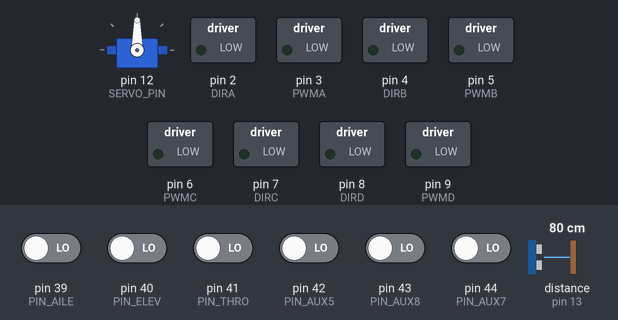
A sketch run on a simulated Arduino Mega 2560, built with avr-gcc and run on an emulated ATmega2560. Parts: servo, switched loads named in the sketch (green lamp = pin HIGH). Wiring (inferred from the names in the program): ultrasonic range finder: trigger pin 13; echo pin 13. Inputs (shaded band) come from the test bench; at power-on: pin 39 (PIN_AILE), pin 40 (PIN_ELEV), pin 41 (PIN_THRO), pin 42 (PIN_AUX5), pin 43 (PIN_AUX8), pin 44 (PIN_AUX7) LOW, distance to the obstacle (sensor on pin 13) 80 cm. The echo pulse lasts 58.3 µs per cm.

Above: at 1.2 s.
1.3 s: distance to the obstacle (sensor on pin 13) set to 2 cm
At 4.47 s:
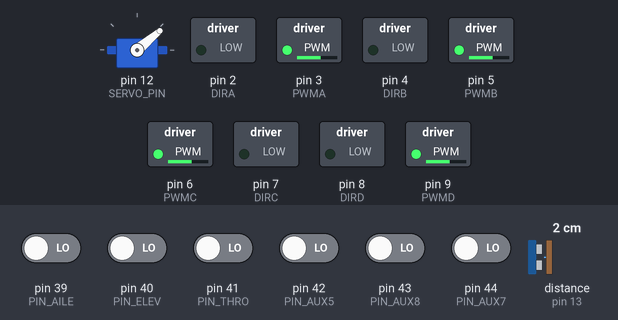
At 5.5 s:
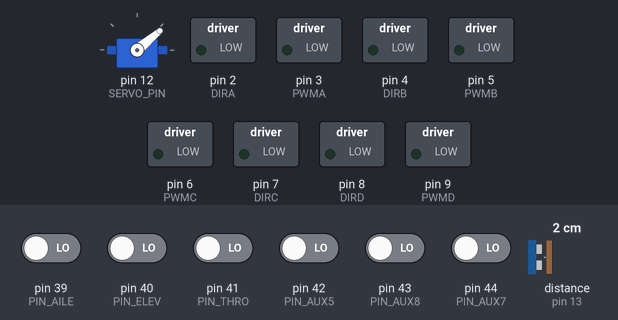
6.1 s: distance to the obstacle (sensor on pin 13) set to 35 cm
At 12.41 s:
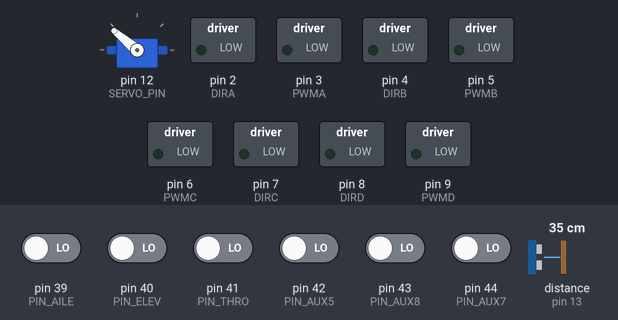
Timing chart, 0 to 15.1 s (numbered marks = the images above; inputs shaded):
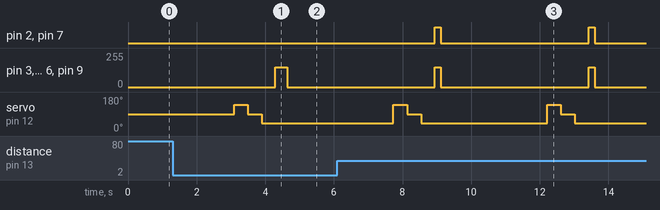

The sketch:

main.ino
```cpp
#include "rc.h"
#include "wc.h"

#define SERIAL_NUM 115200

#define PIN_AILE 39
#define PIN_ELEV 40
#define PIN_THRO 41
#define PIN_AUX5 42
#define PIN_AUX8 43
#define PIN_AUX7 44

Rc rc;
Wc wc;

void setup(void) {
	rc_init(&rc, PIN_AILE, PIN_ELEV, PIN_THRO, PIN_AUX5, PIN_AUX8, PIN_AUX7);
	wc_init(&wc, 0);

	Serial1.begin(SERIAL_NUM);
	rc_io_init(&rc);
	wc_io_init(&wc);
}

void loop(void) {
	// get rc values
	rc_get_AILE(&rc);
	rc_get_ELEV(&rc);
	rc_get_THRO(&rc);
	rc_get_AUX5(&rc);
	rc_get_AUX8(&rc);
	rc_get_AUX7(&rc);

	// print rc values
	rc_print(&rc);

	// set is_automatic
	if (rc.val_AUX8 == 100) {
		wc.is_automatic = true;
		wc.motor_pwd = AUTOMATIC_SPEED;
	} else {
		wc.is_automatic = false;
	}

	if (wc.is_automatic == false) {
		// set wc speed
		if (rc.val_THRO >= POS_THRES) {
			wc.motor_pwd = map(rc.val_THRO, POS_THRES, 100, 1, 255);
		} else {
			wc.motor_pwd = 0;
			wc_stop(&wc);
		}

		// set wc direction
		if (rc.val_ELEV >= POS_THRES) {
			wc_forward(&wc);
		} else if (rc.val_ELEV <= NEG_THRES) {
			wc_reverse(&wc);
		} else if (rc.val_AILE <= NEG_THRES) {
			wc_turn_left(&wc);
		} else if (rc.val_AILE >= POS_THRES) {
			wc_turn_right(&wc);
		} else {
			wc_stop(&wc);
		}

		// move stepper
		if (rc.val_AUX5 == 100 && rc.val_AUX7 == 100) {
			Serial1.write(1);
			Serial.println("One");
		} else if (rc.val_AUX5 == 100 && rc.val_AUX7 == 0) {
			Serial1.write(2);
			Serial.println("Two");
		} else if (rc.val_AUX5 == 100 && rc.val_AUX7 == -100) {
			Serial1.write(3);
			Serial.println("Three");
		} else if (rc.val_AUX5 == 0 && rc.val_AUX7 == 100) {
			Serial1.write(4);
			Serial.println("Four");
		} else if (rc.val_AUX5 == 0 && rc.val_AUX7 == 0) {
			Serial1.write(5);
			Serial.println("Five");
		} else if (rc.val_AUX5 == 0 && rc.val_AUX7 == -100) {
			Serial1.write(6);
			Serial.println("Six");
		} else if (rc.val_AUX5 == -100 && rc.val_AUX7 == 100) {
			Serial1.write(7);
			Serial.println("Seven");
		} else if (rc.val_AUX5 == -100 && rc.val_AUX7 == 0) {
			Serial1.write(8);
			Serial.println("Eight");
		} else if (rc.val_AUX5 == -100 && rc.val_AUX7 == -100) {
			Serial1.write(9);
			Serial.println("Nine");
		}
	} else {
		wc_auto_avoidance(&wc);
	}
}
```

rc.h
```cpp
#ifndef RC
#define RC

#define PERIOD 30000
#define RC_PWM_MIN 990
#define RC_PWM_MAX 1980
#define POS_THRES 15
#define NEG_THRES -15

typedef struct Rc {
	int pin_AILE;
	int pin_ELEV;
	int pin_THRO;
	int pin_AUX5;
	int pin_AUX8;
	int pin_AUX7;

	int val_AILE;
	int val_ELEV;
	int val_THRO;
	int val_AUX5;
	int val_AUX8;
	int val_AUX7;
} Rc;

void rc_init(
	Rc *rc,
	const int pin_AILE,
	const int pin_ELEV,
	const int pin_THRO,
	const int pin_AUX5,
	const int pin_AUX6,
	const int pin_AUX7
);

void rc_io_init(Rc *rc);
void rc_get_AILE(Rc *rc);
void rc_get_ELEV(Rc *rc);
void rc_get_THRO(Rc *rc);
void rc_get_AUX5(Rc *rc);
void rc_get_AUX7(Rc *rc);
void rc_get_AUX8(Rc *rc);
void rc_print(Rc *rc);

#endif
```

rc.ino
```cpp
void rc_init(
	Rc *rc,
	const int pin_AILE,
	const int pin_ELEV,
	const int pin_THRO,
	const int pin_AUX5,
	const int pin_AUX8,
	const int pin_AUX7
) {
	rc->pin_AILE = pin_AILE;
	rc->pin_ELEV = pin_ELEV;
	rc->pin_THRO = pin_THRO;
	rc->pin_AUX5 = pin_AUX5;
	rc->pin_AUX8 = pin_AUX8;
	rc->pin_AUX7 = pin_AUX7;

	rc->val_AILE = 0;
	rc->val_ELEV = 0;
	rc->val_THRO = 0;
	rc->val_AUX5 = 0;
	rc->val_AUX8 = 0;
	rc->val_AUX7 = 0;
}

void rc_io_init(Rc *rc) {
	pinMode(rc->pin_AILE, INPUT);
	pinMode(rc->pin_ELEV, INPUT);
	pinMode(rc->pin_THRO, INPUT);
	pinMode(rc->pin_AUX5, INPUT);
	pinMode(rc->pin_AUX8, INPUT);
	pinMode(rc->pin_AUX7, INPUT);
}

void rc_get_AILE(Rc *rc) {
	int val_AILE_RAW = pulseIn(rc->pin_AILE, HIGH, PERIOD);
	if (val_AILE_RAW <= RC_PWM_MIN || val_AILE_RAW >= RC_PWM_MAX) {
		if (val_AILE_RAW <= RC_PWM_MIN)
			val_AILE_RAW = RC_PWM_MIN;
		else if (val_AILE_RAW >= RC_PWM_MAX)
			val_AILE_RAW = RC_PWM_MAX;
	}
	rc->val_AILE = map(val_AILE_RAW, RC_PWM_MIN, RC_PWM_MAX, -100, 100);
}

void rc_get_ELEV(Rc *rc) {
	int val_ELEV_RAW = pulseIn(rc->pin_ELEV, HIGH, PERIOD);
	if (val_ELEV_RAW <= RC_PWM_MIN || val_ELEV_RAW >= RC_PWM_MAX) {
		if (val_ELEV_RAW <= RC_PWM_MIN) {
			val_ELEV_RAW = RC_PWM_MIN;
		} else if (val_ELEV_RAW >= RC_PWM_MAX) {
			val_ELEV_RAW = RC_PWM_MAX;
		}
	}
	rc->val_ELEV = map(val_ELEV_RAW, RC_PWM_MIN, RC_PWM_MAX, 100, -100);
}

void rc_get_THRO(Rc *rc) {
	int val_THRO_RAW = pulseIn(rc->pin_THRO, HIGH, PERIOD);
	if (val_THRO_RAW <= RC_PWM_MIN || val_THRO_RAW >= RC_PWM_MAX) {
		if (val_THRO_RAW <= RC_PWM_MIN) {
			val_THRO_RAW = RC_PWM_MIN;
		} else if (val_THRO_RAW >= RC_PWM_MAX) {
			val_THRO_RAW = RC_PWM_MAX;
		}
	}
	rc->val_THRO = map(val_THRO_RAW, RC_PWM_MIN, RC_PWM_MAX, 0, 100);
}

void rc_get_AUX5(Rc *rc) {
	int val_AUX5_RAW = pulseIn(rc->pin_AUX5, HIGH);
	if (val_AUX5_RAW < 1100) {
		rc->val_AUX5 = -100;
	} else if (val_AUX5_RAW > 1100 && val_AUX5_RAW < 1800) {
		rc->val_AUX5 = 0;
	} else if (val_AUX5_RAW > 1800) {
		rc->val_AUX5 = 100;
	}
}

void rc_get_AUX7(Rc *rc) {
	int val_AUX7_RAW = pulseIn(rc->pin_AUX7, HIGH);
	if (val_AUX7_RAW < 1100) {
		rc->val_AUX7 = -100;
	} else if (val_AUX7_RAW > 1100 && val_AUX7_RAW < 1800) {
		rc->val_AUX7 = 0;
	} else if (val_AUX7_RAW > 1800) {
		rc->val_AUX7 = 100;
	}
}

void rc_get_AUX8(Rc *rc) {
	int val_AUX6_RAW = pulseIn(rc->pin_AUX8, HIGH);
	if (val_AUX6_RAW < 1400) {
		rc->val_AUX8 = 100;
	} else {
		rc->val_AUX8 = 0;
	}
}

void rc_print(Rc *rc) {
	Serial.print(rc->val_AILE);
	Serial.print(";");
	Serial.print(rc->val_ELEV);
	Serial.print(";");
	Serial.print(rc->val_THRO);
	Serial.print(";");
	Serial.print(rc->val_AUX5);
	Serial.print(";");
	Serial.println(rc->val_AUX7);
	Serial.print(";");
	Serial.print(rc->val_AUX8);
}
```

wc.h
```cpp
#ifndef WC
#define WC

#include <Servo.h>

#define PWMA 3
#define DIRA 2
#define PWMB 5
#define DIRB 4
#define PWMC 6
#define DIRC 7
#define PWMD 9
#define DIRD 8

#define MOTORA_FORWARD(pwm)    do{digitalWrite(DIRA,LOW); analogWrite(PWMA,pwm);}while(0)
#define MOTORA_STOP(x)         do{digitalWrite(DIRA,LOW); analogWrite(PWMA,0);}while(0)
#define MOTORA_BACKOFF(pwm)    do{digitalWrite(DIRA,HIGH); analogWrite(PWMA,pwm);}while(0)

#define MOTORB_FORWARD(pwm)    do{digitalWrite(DIRB,HIGH); analogWrite(PWMB,pwm);}while(0)
#define MOTORB_STOP(x)         do{digitalWrite(DIRB,LOW); analogWrite(PWMB,0);}while(0)
#define MOTORB_BACKOFF(pwm)    do{digitalWrite(DIRB,LOW); analogWrite(PWMB,pwm);}while(0)

#define MOTORC_FORWARD(pwm)    do{digitalWrite(DIRC,LOW); analogWrite(PWMC,pwm);}while(0)
#define MOTORC_STOP(x)         do{digitalWrite(DIRC,LOW); analogWrite(PWMC,0);}while(0)
#define MOTORC_BACKOFF(pwm)    do{digitalWrite(DIRC,HIGH); analogWrite(PWMC,pwm);}while(0)

#define MOTORD_FORWARD(pwm)    do{digitalWrite(DIRD,HIGH); analogWrite(PWMD,pwm);}while(0)
#define MOTORD_STOP(x)         do{digitalWrite(DIRD,LOW); analogWrite(PWMD,0);}while(0)
#define MOTORD_BACKOFF(pwm)    do{digitalWrite(DIRD,LOW); analogWrite(PWMD,pwm);}while(0)

#define WHEEL_MAX_PWM 150
#define WHEEL_MIN_PWM 50

// these will probably change
#define PING_PIN 13
#define SERVO_PIN 12

// these will probably change
#define AUTOMATIC_SPEED 150
#define TURN_TIME 350
#define FORWARD_TIME 175
#define OBSTACLE_LIMIT 30

typedef struct Wc {
	Servo head;
	bool is_automatic;
	int motor_pwd;
} Wc;

void wc_init(Wc *wc, const int motor_pwd);
void wc_io_init(Wc *wc);
void wc_forward(Wc *wc);
void wc_reverse(Wc *wc);
void wc_turn_left(Wc *wc);
void wc_turn_right(Wc *wc);
void wc_stop(Wc *wc);
int wc_watch(void);
String wc_watch_surrounding(Wc *wc);
void wc_auto_avoidance(Wc *wc);

#endif
```

wc.ino
```cpp
void wc_init(Wc *wc, const int motor_pwd) {
	wc->is_automatic = false;
	wc->motor_pwd = motor_pwd;
}

void wc_io_init(Wc *wc) {
	pinMode(PWMA, OUTPUT);
	pinMode(DIRA, OUTPUT);
	pinMode(PWMB, OUTPUT);
	pinMode(DIRB, OUTPUT);
	pinMode(PWMC, OUTPUT);
	pinMode(DIRC, OUTPUT);
	pinMode(PWMD, OUTPUT);
	pinMode(DIRD, OUTPUT);
	wc_stop(wc);

	// for automatic
	wc->head.attach(SERVO_PIN);
	wc->head.write(90);
}

//    ↑A-----B↑
//     |  ↑  |
//     |  |  |
//    ↑C-----D↑
void wc_forward(Wc *wc) {
	MOTORA_FORWARD(wc->motor_pwd);
	MOTORB_FORWARD(wc->motor_pwd);
	MOTORC_FORWARD(wc->motor_pwd);
	MOTORD_FORWARD(wc->motor_pwd);
}

//    ↓A-----B↓
//     |  |  |
//     |  ↓  |
//    ↓C-----D↓
void wc_reverse(Wc *wc) {
	MOTORA_BACKOFF(wc->motor_pwd);
	MOTORB_BACKOFF(wc->motor_pwd);
	MOTORC_BACKOFF(wc->motor_pwd);
	MOTORD_BACKOFF(wc->motor_pwd);
}

// ↓A-----B↑
//  |     |
//  |     |
// ↓C-----D↑
void wc_turn_left(Wc *wc) {
	MOTORA_BACKOFF(wc->motor_pwd);
	MOTORB_FORWARD(wc->motor_pwd);
	MOTORC_BACKOFF(wc->motor_pwd);
	MOTORD_FORWARD(wc->motor_pwd);
}

// ↑A-----B↓
//  |     |
//  |     |
// ↑C-----D↓
void wc_turn_right(Wc *wc) {
	MOTORA_FORWARD(wc->motor_pwd);
	MOTORB_BACKOFF(wc->motor_pwd);
	MOTORC_FORWARD(wc->motor_pwd);
	MOTORD_BACKOFF(wc->motor_pwd);
}

//    =A-----B=
//     |  =  |
//     |  =  |
//    =C-----D=
void wc_stop(Wc *wc) {
	MOTORA_STOP(wc->motor_pwd);
	MOTORB_STOP(wc->motor_pwd);
	MOTORC_STOP(wc->motor_pwd);
	MOTORD_STOP(wc->motor_pwd);
}

int wc_watch(void) {
	long duration, cm;
	pinMode(PING_PIN, OUTPUT);
	digitalWrite(PING_PIN, LOW);
	delayMicroseconds(2);
	digitalWrite(PING_PIN, HIGH);
	delayMicroseconds(5);
	digitalWrite(PING_PIN, LOW);

	pinMode(PING_PIN, INPUT);
	duration = pulseIn(PING_PIN, HIGH);
	cm = duration / 29 / 2;
	return cm;
}

//Meassures distances to the left,center,right return a
String wc_watch_surrounding(Wc *wc) {
	/* obstacle_status is a binary integer, its last 3 digits stands for if
	 * there is any obstacles in left front,direct front and right front
	 * directions, 3 digit string, for example 100 means front left front has
	 * obstacle, 011 means direct front and right front have obstacles
	 */
	int obstacle_status = B1000;

	//senfor facing left front direction
	wc->head.write(140);
	delay(400);
	int distance = wc_watch();
	if (distance < OBSTACLE_LIMIT) {
		wc_stop(wc);
		obstacle_status = obstacle_status | B100;
	}

	//sensor facing direct front
	wc->head.write(90);
	delay(400);
	distance = wc_watch();
	if (distance < OBSTACLE_LIMIT) {
		wc_stop(wc);
		obstacle_status = obstacle_status | B10;
	}

	//sensor faces to right front 20 degree direction
	wc->head.write(40);
	delay(400);
	distance = wc_watch();
	if (distance < OBSTACLE_LIMIT) {
		wc_stop(wc);
		obstacle_status = obstacle_status | 1;
	}

	String obstacle_str = String(obstacle_status, BIN);
	obstacle_str = obstacle_str.substring(1, 4);

	//return 5-character string standing for 5 direction obstacle status
	return obstacle_str;
}

void wc_auto_avoidance(Wc *wc) {
	// 5 digits of obstacle_sign binary value means the 5 direction obstacle status
	String obstacle_sign = wc_watch_surrounding(wc);
	Serial.print("begin str=");
	Serial.println(obstacle_sign);
	if (obstacle_sign == "100") {
		Serial.println("SLIT right");
		wc_turn_right(wc);
		delay(TURN_TIME);
		wc_stop(wc);
	} else if (obstacle_sign == "001") {
		Serial.println("SLIT LEFT");
		wc_turn_left(wc);
		delay(TURN_TIME);
		wc_stop(wc);
	} else if (obstacle_sign == "110") {
		Serial.println("hand right");
		wc_turn_right(wc);
		delay(TURN_TIME);
		wc_stop(wc);
	} else if (obstacle_sign == "011" || obstacle_sign == "010") {
		Serial.println("hand left");
		wc_turn_left(wc);
		delay(TURN_TIME);
		wc_stop(wc);
	} else if (obstacle_sign == "111" || obstacle_sign == "101") {
		Serial.println("hand back left");
		wc_turn_right(wc);
		delay(TURN_TIME);
		wc_stop(wc);
	} else if (obstacle_sign == "000") {
		Serial.println("go ahead");
		wc_reverse(wc);
		delay(FORWARD_TIME);
		wc_stop(wc);
	}
}
```

Measured:
- after the input at 1.3 s, pin 2 (DIRA), pin 7 (DIRC): stays LOW (without the input it goes to HIGH after 3.0 s)
- after the input at 6.1 s, pin 2 (DIRA), pin 7 (DIRC): alternates HIGH for 0.18 s and LOW for 4.3 s, starting after 2.8 s
- by itself, pin 3 (PWMA), pin 5 (PWMB), pin 6 (PWMC), pin 9 (PWMD): alternates 150/255 for 0.18 s and 0/255 for 4.3 s
